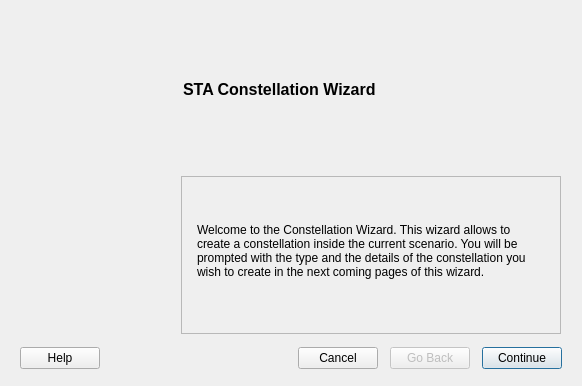
<?xml version="1.0" encoding="UTF-8"?>
<ui version="4.0">
 <class>cwizard</class>
 <widget class="QWizard" name="cwizard">
  <property name="geometry">
   <rect>
    <x>0</x>
    <y>0</y>
    <width>582</width>
    <height>386</height>
   </rect>
  </property>
  <property name="windowTitle">
   <string>Constellation Wizard</string>
  </property>
  <property name="windowIcon">
   <iconset resource="../../iconary/sta-icons.qrc">
    <normaloff>:/icons/antena-pallete.png</normaloff>:/icons/antena-pallete.png</iconset>
  </property>
  <property name="autoFillBackground">
   <bool>true</bool>
  </property>
  <property name="wizardStyle">
   <enum>QWizard::MacStyle</enum>
  </property>
  <property name="options">
   <set>QWizard::CancelButtonOnLeft|QWizard::HaveHelpButton</set>
  </property>
  <widget class="QWizardPage" name="Page1Welcome">
   <property name="title">
    <string>STA Constellation Wizard</string>
   </property>
   <widget class="QLabel" name="label">
    <property name="geometry">
     <rect>
      <x>8</x>
      <y>8</y>
      <width>337</width>
      <height>117</height>
     </rect>
    </property>
    <property name="text">
     <string>Welcome to the Constellation Wizard. This wizard allows to create a constellation inside the current scenario. You will be prompted with the type and the details of the constellation you wish to create in the next coming pages of this wizard.</string>
    </property>
    <property name="wordWrap">
     <bool>true</bool>
    </property>
   </widget>
  </widget>
  <widget class="QWizardPage" name="Page2SelectType">
   <widget class="QWidget" name="formLayoutWidget">
    <property name="geometry">
     <rect>
      <x>4</x>
      <y>96</y>
      <width>353</width>
      <height>201</height>
     </rect>
    </property>
    <layout class="QFormLayout" name="formLayout">
     <item row="1" column="0">
      <widget class="QLabel" name="label_2">
       <property name="text">
        <string>Type: </string>
       </property>
      </widget>
     </item>
     <item row="1" column="1">
      <widget class="QComboBox" name="comboBoxConstellationType">
       <property name="minimumSize">
        <size>
         <width>180</width>
         <height>0</height>
        </size>
       </property>
       <property name="maximumSize">
        <size>
         <width>180</width>
         <height>16777215</height>
        </size>
       </property>
       <item>
        <property name="text">
         <string>Walker</string>
        </property>
       </item>
       <item>
        <property name="text">
         <string>Flower</string>
        </property>
       </item>
       <item>
        <property name="text">
         <string>Galileo</string>
        </property>
       </item>
       <item>
        <property name="text">
         <string>NAVSTAR</string>
        </property>
       </item>
       <item>
        <property name="text">
         <string>Iridium</string>
        </property>
       </item>
       <item>
        <property name="text">
         <string>Thuraya</string>
        </property>
       </item>
       <item>
        <property name="text">
         <string>TDRSS</string>
        </property>
       </item>
       <item>
        <property name="text">
         <string>E-DRS</string>
        </property>
       </item>
       <item>
        <property name="text">
         <string>Formation Along-Track</string>
        </property>
       </item>
       <item>
        <property name="text">
         <string>Formation In-Track</string>
        </property>
       </item>
      </widget>
     </item>
     <item row="2" column="0">
      <widget class="QLabel" name="label_3">
       <property name="text">
        <string>Starting epoch:</string>
       </property>
      </widget>
     </item>
     <item row="3" column="0">
      <widget class="QLabel" name="label_4">
       <property name="text">
        <string>Ending epoch:</string>
       </property>
      </widget>
     </item>
     <item row="4" column="0">
      <widget class="QLabel" name="label_5">
       <property name="text">
        <string>Results step size [s]:</string>
       </property>
      </widget>
     </item>
     <item row="2" column="1">
      <widget class="QDateTimeEdit" name="StartingEpochdateTimeEdit">
       <property name="displayFormat">
        <string>dd/mm/yyyy hh:mm:ss</string>
       </property>
      </widget>
     </item>
     <item row="3" column="1">
      <widget class="QDateTimeEdit" name="EndingEpochdateTimeEdit">
       <property name="displayFormat">
        <string>dd/mm/yyyy hh:mm:ss</string>
       </property>
      </widget>
     </item>
     <item row="4" column="1">
      <widget class="QLineEdit" name="lineEdit">
       <property name="alignment">
        <set>Qt::AlignRight|Qt::AlignTrailing|Qt::AlignVCenter</set>
       </property>
      </widget>
     </item>
     <item row="0" column="0">
      <widget class="QLabel" name="label_10">
       <property name="text">
        <string>Central body:</string>
       </property>
      </widget>
     </item>
     <item row="0" column="1">
      <widget class="QComboBox" name="centralBodyComboBox">
       <property name="minimumSize">
        <size>
         <width>180</width>
         <height>0</height>
        </size>
       </property>
       <property name="maximumSize">
        <size>
         <width>180</width>
         <height>16777215</height>
        </size>
       </property>
       <property name="sizeAdjustPolicy">
        <enum>QComboBox::AdjustToContentsOnFirstShow</enum>
       </property>
       <item>
        <property name="text">
         <string>Earth</string>
        </property>
        <property name="icon">
         <iconset resource="../../iconary/sta-icons.qrc">
          <normaloff>:/icons/ComboEarth.png</normaloff>:/icons/ComboEarth.png</iconset>
        </property>
       </item>
       <item>
        <property name="text">
         <string>Moon</string>
        </property>
        <property name="icon">
         <iconset resource="../../iconary/sta-icons.qrc">
          <normaloff>:/icons/ComboMoon.png</normaloff>:/icons/ComboMoon.png</iconset>
        </property>
       </item>
       <item>
        <property name="text">
         <string>Sun</string>
        </property>
        <property name="icon">
         <iconset resource="../../iconary/sta-icons.qrc">
          <normaloff>:/icons/ComboSun.png</normaloff>:/icons/ComboSun.png</iconset>
        </property>
       </item>
       <item>
        <property name="text">
         <string>Mercury</string>
        </property>
        <property name="icon">
         <iconset resource="../../iconary/sta-icons.qrc">
          <normaloff>:/icons/ComboMercury.png</normaloff>:/icons/ComboMercury.png</iconset>
        </property>
       </item>
       <item>
        <property name="text">
         <string>Venus</string>
        </property>
        <property name="icon">
         <iconset resource="../../iconary/sta-icons.qrc">
          <normaloff>:/icons/ComboVenus.png</normaloff>:/icons/ComboVenus.png</iconset>
        </property>
       </item>
       <item>
        <property name="text">
         <string>Mars</string>
        </property>
        <property name="icon">
         <iconset resource="../../iconary/sta-icons.qrc">
          <normaloff>:/icons/ComboMars.png</normaloff>:/icons/ComboMars.png</iconset>
        </property>
       </item>
       <item>
        <property name="text">
         <string>Jupiter</string>
        </property>
        <property name="icon">
         <iconset resource="../../iconary/sta-icons.qrc">
          <normaloff>:/icons/ComboJupiter.png</normaloff>:/icons/ComboJupiter.png</iconset>
        </property>
       </item>
       <item>
        <property name="text">
         <string>Saturn</string>
        </property>
        <property name="icon">
         <iconset resource="../../iconary/sta-icons.qrc">
          <normaloff>:/icons/ComboSaturn.png</normaloff>:/icons/ComboSaturn.png</iconset>
        </property>
       </item>
       <item>
        <property name="text">
         <string>Uranus</string>
        </property>
        <property name="icon">
         <iconset resource="../../iconary/sta-icons.qrc">
          <normaloff>:/icons/ComboUranus.png</normaloff>:/icons/ComboUranus.png</iconset>
        </property>
       </item>
       <item>
        <property name="text">
         <string>Neptune</string>
        </property>
        <property name="icon">
         <iconset resource="../../iconary/sta-icons.qrc">
          <normaloff>:/icons/ComboNeptune.png</normaloff>:/icons/ComboNeptune.png</iconset>
        </property>
       </item>
       <item>
        <property name="text">
         <string>Pluto</string>
        </property>
        <property name="icon">
         <iconset resource="../../iconary/sta-icons.qrc">
          <normaloff>:/icons/ComboPluto.png</normaloff>:/icons/ComboPluto.png</iconset>
        </property>
       </item>
      </widget>
     </item>
    </layout>
   </widget>
   <widget class="QLabel" name="label_6">
    <property name="geometry">
     <rect>
      <x>20</x>
      <y>8</y>
      <width>333</width>
      <height>17</height>
     </rect>
    </property>
    <property name="text">
     <string>Type and epoch boundaries</string>
    </property>
   </widget>
  </widget>
  <widget class="QWizardPage" name="wizardPage">
   <widget class="QLabel" name="label_7">
    <property name="geometry">
     <rect>
      <x>4</x>
      <y>4</y>
      <width>349</width>
      <height>17</height>
     </rect>
    </property>
    <property name="text">
     <string>Orbital parameters</string>
    </property>
   </widget>
   <widget class="QWidget" name="formLayoutWidget_2">
    <property name="geometry">
     <rect>
      <x>8</x>
      <y>44</y>
      <width>349</width>
      <height>261</height>
     </rect>
    </property>
    <layout class="QFormLayout" name="formLayout_2">
     <item row="0" column="0">
      <widget class="QLabel" name="a_3">
       <property name="text">
        <string>Semimajor Axis [km]:</string>
       </property>
       <property name="alignment">
        <set>Qt::AlignRight|Qt::AlignTrailing|Qt::AlignVCenter</set>
       </property>
      </widget>
     </item>
     <item row="1" column="0">
      <widget class="QLabel" name="e_3">
       <property name="text">
        <string>Eccentricity [-]:</string>
       </property>
       <property name="alignment">
        <set>Qt::AlignRight|Qt::AlignTrailing|Qt::AlignVCenter</set>
       </property>
      </widget>
     </item>
     <item row="2" column="0">
      <widget class="QLabel" name="i_3">
       <property name="text">
        <string>Inclination [deg]</string>
       </property>
       <property name="alignment">
        <set>Qt::AlignRight|Qt::AlignTrailing|Qt::AlignVCenter</set>
       </property>
      </widget>
     </item>
     <item row="0" column="1">
      <widget class="QLineEdit" name="lineEdit_2"/>
     </item>
     <item row="1" column="1">
      <widget class="QLineEdit" name="lineEdit_3"/>
     </item>
     <item row="2" column="1">
      <widget class="QLineEdit" name="lineEdit_4"/>
     </item>
    </layout>
   </widget>
  </widget>
  <widget class="QWizardPage" name="wizardPage_2">
   <widget class="QLabel" name="label_8">
    <property name="geometry">
     <rect>
      <x>8</x>
      <y>8</y>
      <width>349</width>
      <height>17</height>
     </rect>
    </property>
    <property name="text">
     <string>Environment</string>
    </property>
   </widget>
   <widget class="QWidget" name="layoutWidget">
    <property name="geometry">
     <rect>
      <x>56</x>
      <y>40</y>
      <width>256</width>
      <height>126</height>
     </rect>
    </property>
    <layout class="QVBoxLayout" name="verticalLayout_3">
     <item>
      <widget class="QRadioButton" name="GravityFieldRadioButton">
       <property name="text">
        <string>Gravity effects</string>
       </property>
       <property name="icon">
        <iconset resource="../../iconary/sta-icons.qrc">
         <normaloff>:/icons/Gravity_field_icon.png</normaloff>:/icons/Gravity_field_icon.png</iconset>
       </property>
       <property name="iconSize">
        <size>
         <width>30</width>
         <height>30</height>
        </size>
       </property>
       <property name="autoExclusive">
        <bool>false</bool>
       </property>
      </widget>
     </item>
     <item>
      <layout class="QGridLayout" name="gridLayout_4">
       <item row="0" column="0">
        <widget class="QLabel" name="GravLabel">
         <property name="text">
          <string>Model:</string>
         </property>
         <property name="alignment">
          <set>Qt::AlignRight|Qt::AlignTrailing|Qt::AlignVCenter</set>
         </property>
        </widget>
       </item>
       <item row="1" column="0">
        <widget class="QLabel" name="ZonalsLabel">
         <property name="text">
          <string>Zonals: </string>
         </property>
         <property name="alignment">
          <set>Qt::AlignRight|Qt::AlignTrailing|Qt::AlignVCenter</set>
         </property>
        </widget>
       </item>
       <item row="1" column="1">
        <widget class="QSpinBox" name="ZonalsSpinBox">
         <property name="enabled">
          <bool>false</bool>
         </property>
         <property name="alignment">
          <set>Qt::AlignRight|Qt::AlignTrailing|Qt::AlignVCenter</set>
         </property>
         <property name="minimum">
          <number>2</number>
         </property>
         <property name="maximum">
          <number>70</number>
         </property>
         <property name="value">
          <number>2</number>
         </property>
        </widget>
       </item>
       <item row="2" column="0">
        <widget class="QLabel" name="TesseralLabel">
         <property name="text">
          <string>Tesserals: </string>
         </property>
         <property name="alignment">
          <set>Qt::AlignRight|Qt::AlignTrailing|Qt::AlignVCenter</set>
         </property>
        </widget>
       </item>
       <item row="0" column="1">
        <widget class="QComboBox" name="GravityComboBox">
         <property name="enabled">
          <bool>false</bool>
         </property>
        </widget>
       </item>
      </layout>
     </item>
    </layout>
   </widget>
   <widget class="QFrame" name="frame_2">
    <property name="geometry">
     <rect>
      <x>56</x>
      <y>192</y>
      <width>256</width>
      <height>86</height>
     </rect>
    </property>
    <property name="frameShape">
     <enum>QFrame::StyledPanel</enum>
    </property>
    <property name="frameShadow">
     <enum>QFrame::Raised</enum>
    </property>
    <widget class="QWidget" name="layoutWidget_4">
     <property name="geometry">
      <rect>
       <x>5</x>
       <y>5</y>
       <width>246</width>
       <height>77</height>
      </rect>
     </property>
     <layout class="QVBoxLayout" name="verticalLayout_2">
      <item>
       <widget class="QRadioButton" name="AtmDragRadioButton">
        <property name="text">
         <string>Atmospheric Drag</string>
        </property>
        <property name="icon">
         <iconset resource="../../iconary/sta-icons.qrc">
          <normaloff>:/icons/Mydrag.png</normaloff>:/icons/Mydrag.png</iconset>
        </property>
        <property name="iconSize">
         <size>
          <width>40</width>
          <height>40</height>
         </size>
        </property>
        <property name="autoExclusive">
         <bool>false</bool>
        </property>
       </widget>
      </item>
      <item>
       <layout class="QHBoxLayout" name="horizontalLayout_3">
        <item>
         <widget class="QLabel" name="AthmLabel_2">
          <property name="text">
           <string>Model: </string>
          </property>
          <property name="alignment">
           <set>Qt::AlignRight|Qt::AlignTrailing|Qt::AlignVCenter</set>
          </property>
         </widget>
        </item>
        <item>
         <widget class="QComboBox" name="AtmosphereComboBox">
          <property name="enabled">
           <bool>false</bool>
          </property>
         </widget>
        </item>
       </layout>
      </item>
     </layout>
    </widget>
   </widget>
  </widget>
  <widget class="QWizardPage" name="wizardPage_4">
   <widget class="QWidget" name="layoutWidget_5">
    <property name="geometry">
     <rect>
      <x>24</x>
      <y>48</y>
      <width>311</width>
      <height>261</height>
     </rect>
    </property>
    <layout class="QVBoxLayout" name="verticalLayout_6">
     <property name="leftMargin">
      <number>0</number>
     </property>
     <item>
      <widget class="QRadioButton" name="PertBodyRadioButton">
       <property name="text">
        <string>3rd Body</string>
       </property>
       <property name="icon">
        <iconset>
         <normalon>:/icons/3rdbody_icon.png</normalon>
        </iconset>
       </property>
       <property name="iconSize">
        <size>
         <width>40</width>
         <height>40</height>
        </size>
       </property>
       <property name="autoExclusive">
        <bool>false</bool>
       </property>
      </widget>
     </item>
     <item>
      <layout class="QHBoxLayout" name="horizontalLayout_2">
       <item>
        <widget class="QListWidget" name="BodyListWidget">
         <property name="enabled">
          <bool>false</bool>
         </property>
         <property name="selectionMode">
          <enum>QAbstractItemView::ExtendedSelection</enum>
         </property>
         <item>
          <property name="text">
           <string>Sun</string>
          </property>
          <property name="font">
           <font>
            <italic>false</italic>
           </font>
          </property>
          <property name="background">
           <brush brushstyle="NoBrush">
            <color alpha="255">
             <red>0</red>
             <green>0</green>
             <blue>0</blue>
            </color>
           </brush>
          </property>
          <property name="icon">
           <iconset resource="../../iconary/sta-icons.qrc">
            <normaloff>:/icons/ComboSun.png</normaloff>:/icons/ComboSun.png</iconset>
          </property>
         </item>
         <item>
          <property name="text">
           <string>Earth</string>
          </property>
          <property name="icon">
           <iconset resource="../../iconary/sta-icons.qrc">
            <normaloff>:/icons/ComboEarth.png</normaloff>:/icons/ComboEarth.png</iconset>
          </property>
         </item>
         <item>
          <property name="text">
           <string>Mercury</string>
          </property>
          <property name="icon">
           <iconset resource="../../iconary/sta-icons.qrc">
            <normaloff>:/icons/ComboMercury.png</normaloff>:/icons/ComboMercury.png</iconset>
          </property>
         </item>
         <item>
          <property name="text">
           <string>Venus</string>
          </property>
          <property name="icon">
           <iconset resource="../../iconary/sta-icons.qrc">
            <normaloff>:/icons/ComboVenus.png</normaloff>:/icons/ComboVenus.png</iconset>
          </property>
         </item>
         <item>
          <property name="text">
           <string>Mars</string>
          </property>
          <property name="icon">
           <iconset resource="../../iconary/sta-icons.qrc">
            <normaloff>:/icons/ComboMars.png</normaloff>:/icons/ComboMars.png</iconset>
          </property>
         </item>
         <item>
          <property name="text">
           <string>Jupiter</string>
          </property>
          <property name="icon">
           <iconset resource="../../iconary/sta-icons.qrc">
            <normaloff>:/icons/ComboJupiter.png</normaloff>:/icons/ComboJupiter.png</iconset>
          </property>
         </item>
         <item>
          <property name="text">
           <string>Saturn</string>
          </property>
          <property name="icon">
           <iconset resource="../../iconary/sta-icons.qrc">
            <normaloff>:/icons/ComboSaturn.png</normaloff>:/icons/ComboSaturn.png</iconset>
          </property>
         </item>
         <item>
          <property name="text">
           <string>Uranus</string>
          </property>
          <property name="icon">
           <iconset resource="../../iconary/sta-icons.qrc">
            <normaloff>:/icons/ComboUranus.png</normaloff>:/icons/ComboUranus.png</iconset>
          </property>
         </item>
         <item>
          <property name="text">
           <string>Neptune</string>
          </property>
          <property name="icon">
           <iconset resource="../../iconary/sta-icons.qrc">
            <normaloff>:/icons/ComboNeptune.png</normaloff>:/icons/ComboNeptune.png</iconset>
          </property>
         </item>
         <item>
          <property name="text">
           <string>Pluto</string>
          </property>
          <property name="icon">
           <iconset resource="../../iconary/sta-icons.qrc">
            <normaloff>:/icons/ComboPluto.png</normaloff>:/icons/ComboPluto.png</iconset>
          </property>
         </item>
         <item>
          <property name="text">
           <string>Moon</string>
          </property>
          <property name="icon">
           <iconset resource="../../iconary/sta-icons.qrc">
            <normaloff>:/icons/ComboMoon.png</normaloff>:/icons/ComboMoon.png</iconset>
          </property>
         </item>
         <item>
          <property name="text">
           <string>Deimos</string>
          </property>
          <property name="icon">
           <iconset resource="../../iconary/sta-icons.qrc">
            <normaloff>:/icons/ComboDeimos.png</normaloff>:/icons/ComboDeimos.png</iconset>
          </property>
         </item>
         <item>
          <property name="text">
           <string>Europa</string>
          </property>
          <property name="icon">
           <iconset resource="../../iconary/sta-icons.qrc">
            <normaloff>:/icons/ComboEuropa.png</normaloff>:/icons/ComboEuropa.png</iconset>
          </property>
         </item>
         <item>
          <property name="text">
           <string>Titan</string>
          </property>
          <property name="icon">
           <iconset resource="../../iconary/sta-icons.qrc">
            <normaloff>:/icons/ComboTitan.png</normaloff>:/icons/ComboTitan.png</iconset>
          </property>
         </item>
         <item>
          <property name="text">
           <string>Enceladus</string>
          </property>
          <property name="icon">
           <iconset resource="../../iconary/sta-icons.qrc">
            <normaloff>:/icons/ComboEnceladus.png</normaloff>:/icons/ComboEnceladus.png</iconset>
          </property>
         </item>
         <item>
          <property name="text">
           <string>Triton</string>
          </property>
          <property name="icon">
           <iconset resource="../../iconary/sta-icons.qrc">
            <normaloff>:/icons/ComboTriton.png</normaloff>:/icons/ComboTriton.png</iconset>
          </property>
         </item>
        </widget>
       </item>
       <item>
        <layout class="QVBoxLayout" name="verticalLayout">
         <item>
          <widget class="QPushButton" name="AddPushButton">
           <property name="enabled">
            <bool>false</bool>
           </property>
           <property name="text">
            <string>+</string>
           </property>
          </widget>
         </item>
         <item>
          <widget class="QPushButton" name="RemovePushButton">
           <property name="enabled">
            <bool>false</bool>
           </property>
           <property name="text">
            <string>-</string>
           </property>
          </widget>
         </item>
        </layout>
       </item>
       <item>
        <widget class="QListWidget" name="PertBodyListWidget">
         <property name="enabled">
          <bool>false</bool>
         </property>
         <property name="selectionMode">
          <enum>QAbstractItemView::ExtendedSelection</enum>
         </property>
        </widget>
       </item>
      </layout>
     </item>
    </layout>
   </widget>
   <widget class="QLabel" name="label_11">
    <property name="geometry">
     <rect>
      <x>12</x>
      <y>4</y>
      <width>349</width>
      <height>17</height>
     </rect>
    </property>
    <property name="text">
     <string>Environment</string>
    </property>
   </widget>
  </widget>
  <widget class="QWizardPage" name="wizardPage_3">
   <widget class="QLabel" name="label_9">
    <property name="geometry">
     <rect>
      <x>8</x>
      <y>4</y>
      <width>349</width>
      <height>17</height>
     </rect>
    </property>
    <property name="text">
     <string>Propagation</string>
    </property>
   </widget>
   <widget class="QWidget" name="layoutWidget">
    <property name="geometry">
     <rect>
      <x>4</x>
      <y>56</y>
      <width>357</width>
      <height>129</height>
     </rect>
    </property>
    <layout class="QGridLayout" name="gridLayout_13">
     <item row="0" column="1">
      <widget class="QLabel" name="PropagatorLabel">
       <property name="text">
        <string>Propagator Type: </string>
       </property>
       <property name="alignment">
        <set>Qt::AlignRight|Qt::AlignTrailing|Qt::AlignVCenter</set>
       </property>
      </widget>
     </item>
     <item row="0" column="2">
      <widget class="QComboBox" name="PropagatorComboBox">
       <property name="sizeAdjustPolicy">
        <enum>QComboBox::AdjustToContentsOnFirstShow</enum>
       </property>
      </widget>
     </item>
     <item row="1" column="1">
      <widget class="QLabel" name="IntegratorLabel">
       <property name="text">
        <string>IntegratorType: </string>
       </property>
       <property name="alignment">
        <set>Qt::AlignRight|Qt::AlignTrailing|Qt::AlignVCenter</set>
       </property>
      </widget>
     </item>
     <item row="1" column="2">
      <widget class="QComboBox" name="IntegratorComboBox">
       <property name="sizeAdjustPolicy">
        <enum>QComboBox::AdjustToContentsOnFirstShow</enum>
       </property>
      </widget>
     </item>
     <item row="2" column="1">
      <widget class="QLabel" name="IntStepLabel">
       <property name="text">
        <string>Integration step [s]: </string>
       </property>
      </widget>
     </item>
     <item row="2" column="2">
      <widget class="QLineEdit" name="IntStepEdit">
       <property name="text">
        <string>0.0</string>
       </property>
       <property name="alignment">
        <set>Qt::AlignRight|Qt::AlignTrailing|Qt::AlignVCenter</set>
       </property>
      </widget>
     </item>
     <item row="0" column="0">
      <widget class="QLabel" name="label_12">
       <property name="maximumSize">
        <size>
         <width>32</width>
         <height>32</height>
        </size>
       </property>
       <property name="text">
        <string/>
       </property>
       <property name="pixmap">
        <pixmap resource="../../iconary/sta-icons.qrc">:/icons/propagator.png</pixmap>
       </property>
       <property name="scaledContents">
        <bool>true</bool>
       </property>
       <property name="alignment">
        <set>Qt::AlignCenter</set>
       </property>
      </widget>
     </item>
     <item row="1" column="0">
      <widget class="QLabel" name="label_13">
       <property name="maximumSize">
        <size>
         <width>32</width>
         <height>32</height>
        </size>
       </property>
       <property name="autoFillBackground">
        <bool>false</bool>
       </property>
       <property name="frameShape">
        <enum>QFrame::NoFrame</enum>
       </property>
       <property name="lineWidth">
        <number>0</number>
       </property>
       <property name="text">
        <string/>
       </property>
       <property name="pixmap">
        <pixmap resource="../../iconary/sta-icons.qrc">:/icons/integrator.png</pixmap>
       </property>
       <property name="scaledContents">
        <bool>true</bool>
       </property>
       <property name="margin">
        <number>0</number>
       </property>
       <property name="indent">
        <number>-1</number>
       </property>
      </widget>
     </item>
     <item row="2" column="0">
      <widget class="QLabel" name="label_14">
       <property name="maximumSize">
        <size>
         <width>32</width>
         <height>32</height>
        </size>
       </property>
       <property name="text">
        <string/>
       </property>
       <property name="pixmap">
        <pixmap resource="../../iconary/sta-icons.qrc">:/icons/compute.png</pixmap>
       </property>
       <property name="scaledContents">
        <bool>true</bool>
       </property>
      </widget>
     </item>
    </layout>
   </widget>
  </widget>
 </widget>
 <resources>
  <include location="../../iconary/sta-icons.qrc"/>
 </resources>
 <connections/>
</ui>
